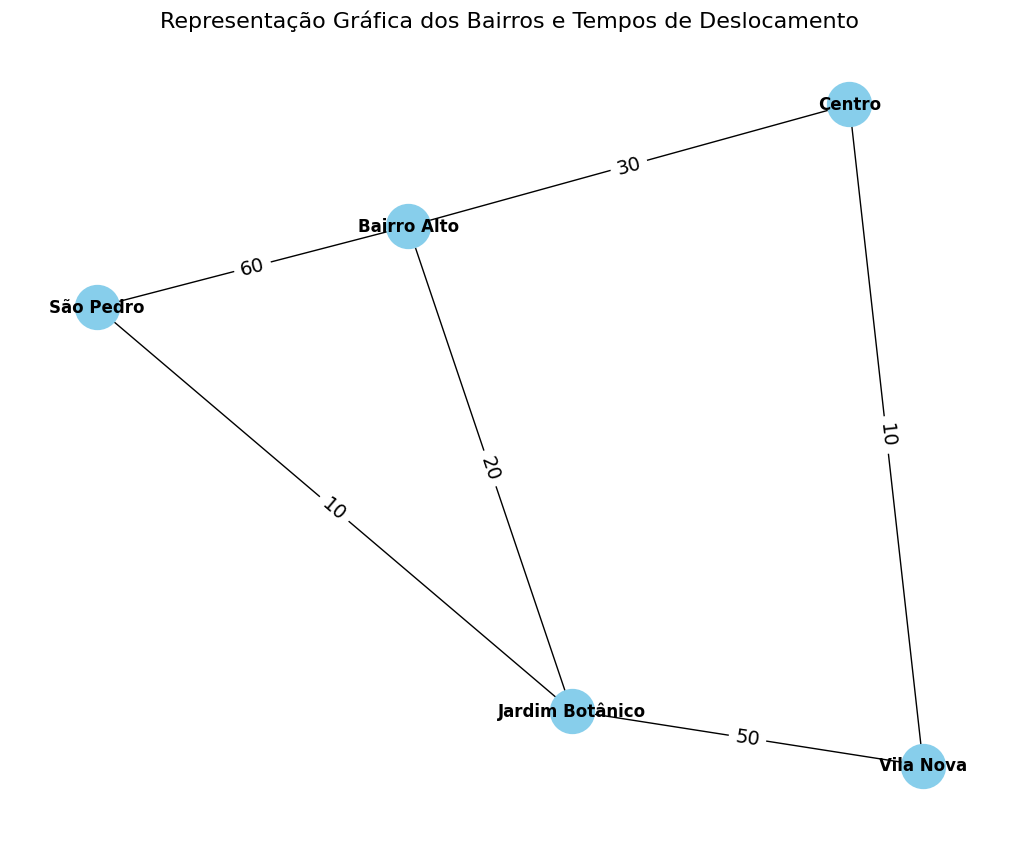

Recreate this plot in Python.
import networkx as nx
import matplotlib.pyplot as plt

# Representa um valor infinito para indicar que não há conexão direta entre os bairros
INF = float("inf")


def floyd_warshall(grafo):
    # Número de bairros no grafo
    num_bairros = len(grafo)

    # Criando uma cópia da matriz do grafo para armazenar os menores tempos de deslocamento
    dist = [[grafo[i][j] for j in range(num_bairros)] for i in range(num_bairros)]

    # Aplicação do algoritmo de Floyd-Warshall
    for k in range(num_bairros):  # Considera cada bairro como intermediário
        for i in range(num_bairros):  # Itera sobre todos os bairros de origem
            for j in range(num_bairros):  # Itera sobre todos os bairros de destino
                # Atualiza o tempo mínimo de deslocamento de i para j passando por k
                if dist[i][k] + dist[k][j] < dist[i][j]:
                    dist[i][j] = dist[i][k] + dist[k][j]

    return dist  # Retorna a matriz com os menores tempos de deslocamento entre os pares de bairros


if __name__ == "__main__":
    # Definição do grafo representando os bairros e os tempos de deslocamento entre eles
    # A matriz indica os tempos de deslocamento entre os bairros (0 para si mesmo, INF se não houver ligação direta)
    bairros = [
        "Centro",
        "Vila Nova",
        "Jardim Botânico",
        "Bairro Alto",
        "São Pedro",
    ]

    grafo_bairros = [
        [0, 10, INF, 30, 100],  # Centro
        [10, 0, 50, INF, INF],  # Vila Nova
        [INF, 50, 0, 20, 10],  # Jardim Botânico
        [30, INF, 20, 0, 60],  # Bairro Alto
        [100, INF, 10, 60, 0],  # São Pedro
    ]

    # Executando o algoritmo de Floyd-Warshall
    menores_tempos = floyd_warshall(grafo_bairros)

    # Exibindo a matriz resultante
    print("Matriz dos menores tempos de deslocamento entre todos os bairros:")

    # Determinar a altura máxima dos bairros
    max_height = max(len(bairro) for bairro in bairros)

    for linha, bairro in zip(menores_tempos, bairros):
        print(f"{linha} => {bairro}")

    G = nx.Graph()
    G.add_nodes_from(bairros)

    conexoes = [
        ("Centro", "Vila Nova", 10),
        ("Centro", "Bairro Alto", 30),
        ("Vila Nova", "Jardim Botânico", 50),
        ("Jardim Botânico", "Bairro Alto", 20),
        ("Jardim Botânico", "São Pedro", 10),
        ("Bairro Alto", "São Pedro", 60),
    ]

    G.add_weighted_edges_from(conexoes)
    pos = nx.spring_layout(G, seed=42)
    plt.figure(figsize=(10, 8))
    nx.draw(
        G,
        pos,
        with_labels=True,
        node_size=1000,
        node_color="skyblue",
        font_weight="bold",
        font_size=12,
    )
    labels = nx.get_edge_attributes(G, "weight")
    nx.draw_networkx_edge_labels(G, pos, edge_labels=labels, font_size=14)

    plt.title("Representação Gráfica dos Bairros e Tempos de Deslocamento", fontsize=16)
    plt.savefig("ex8.png", bbox_inches="tight")
